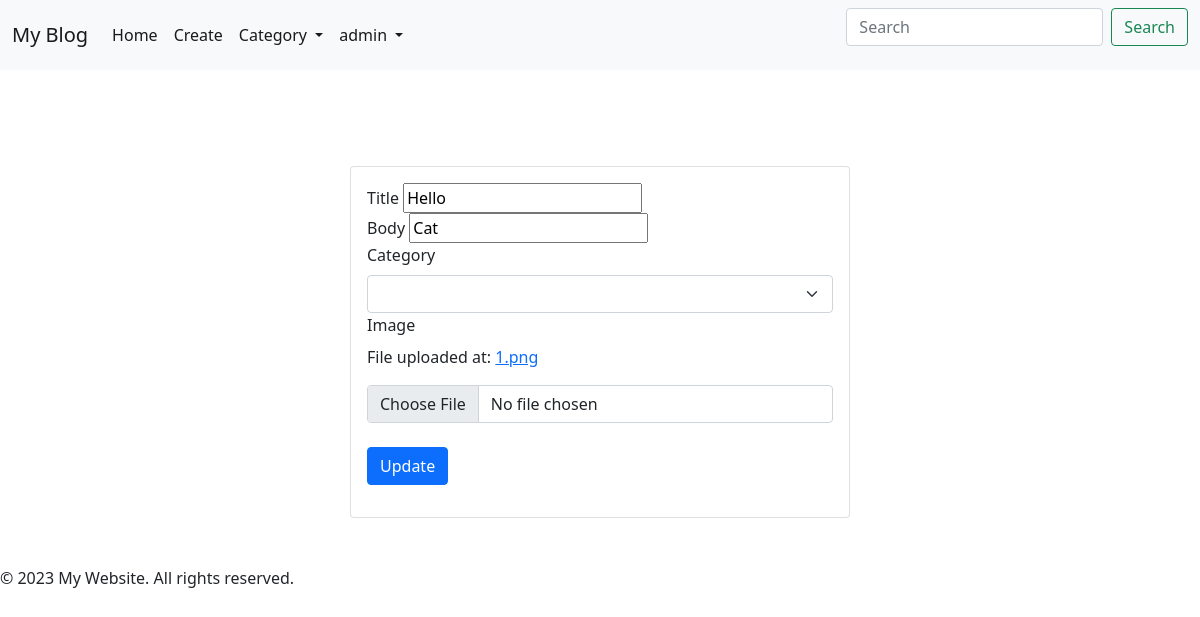
/blog/update/2/ (signed in), run on the app's committed database.
### blog/models.py (models this page shows, shortened)
class PostModel(models.Model):
    id = models.AutoField(primary_key=True)
    title = models.CharField(max_length=100)
    body = models.TextField()
    image = models.ImageField(default=None, blank=True)
    author = models.ForeignKey(User, on_delete=models.CASCADE, default=None)
    category = models.ForeignKey(CategoryModel, on_delete=models.CASCADE, default=None)
    created_at = models.DateTimeField(default=datetime.now, blank=True)

### blog/views.py (the view, shortened to what this page needs)
# urls.py: path('update/<int:post_id>/',views.post_update),
@permission_required("blog.change_postModel", login_url="login")
def post_update(request, post_id):
    if request.method == "GET":
        posts = PostModel.objects.get(id = post_id)
        posts.created_at = posts.created_at.strftime('%Y-%m-%dT%H:%M')
        return render(request,'postUpdate.html', {"posts":posts})

### blog/templates/postUpdate.html (shortened to what this page needs)
{% extends 'base.html' %}
{% block body %}
<div class="container mt-5 pt-5 mb-5 d-flex justify-content-center">
  <div class="card" style="width: 500px;">
    <div class="card-body">
      <form action="/blog/update/{{posts.id}}/" enctype="multipart/form-data" method="POST">
        <div class="col-12">
          <label for="from-label">Title</label>
          <input type="text" value="{{posts.title}}" name="title" class="form-cotrol" placeholder="title" required>
        </div>
        <div class="col-12">
          <label class="from-label">Body</label>
          <input type="text" value="{{posts.body}}" name="body" class="form-cotrol" placeholder="body" required>
        </div>
        <div class="col-12">
          <label class="form-label">Category</label>
          <select class="form-select" name="category">
          </select>
          </div>
          <div class="col-12">
          <label class="form-label">Image</label>
          {% if posts.image %}
          <p>File uploaded at: <a href="{{posts.image.url}}">{{posts.image}}</a></p>
          {% endif %}
          <input type="file" name="image" class="form-control">
          </div><br>
        <div class="col-12">
          <button type="submit" class="btn btn-primary">Update</button>
        </div>
      </form>
    </div>
  </div>
</div>
{% endblock %}

### templates/header.html (shortened to what this page needs)
<nav class="navbar navbar-expand-lg navbar-light bg-light">
  <div class="container-fluid">
    <a class="navbar-brand" href="#">My Blog</a>
    <div class="collapse navbar-collapse" id="navbarSupportedContent">
      <ul class="navbar-nav me-auto mb-2 mb-lg-0">
        <li class="nav-item">
          <a class="nav-link active" aria-current="page" href="/blog/">Home</a>
        </li>
        <li class="nav-item">
          <a class="nav-link active" aria-current="page" href="/blog/create/">Create</a>
        </li>
        <li class="nav-item dropdown">
          <a class="nav-link active dropdown-toggle" href="#" id="navbarDropdown" role="button" data-bs-toggle="dropdown" aria-expanded="false">
            Category
          </a>
        </li>
		{% if user.is_authenticated %}
        <li class="nav-item dropdown">
          <a class="nav-link active dropdown-toggle" href="#" id="navbarDropdown" role="button" data-bs-toggle="dropdown" aria-expanded="false">
            {{ user.username }}
          </a>
        </li>
      {% else %}
        <li class="nav-item">
          <a class="nav-link active" aria-current="page" href="/login/">Login</a>
        </li>
      {% endif %}
      </ul>
	   <form class="d-flex" action="/blog/search_by/">
        <input class="form-control me-2" type="search" name="search" placeholder="Search" aria-label="Search">
        <button class="btn btn-outline-success" type="submit">Search</button>
      </form>
    </div>
  </div>
</nav>

### data on the page
PostModel: title "Hello", body "Cat", image "1.png"

### other printed values
{{ user.username }} "admin"
